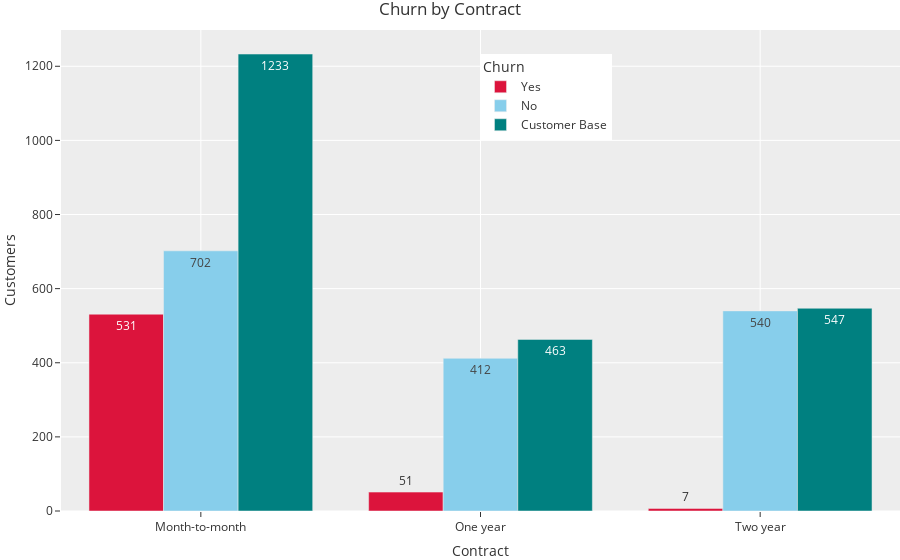

Notebook code cell kept with this figure:
### Code cell
colors = ['crimson','skyblue','teal']
contract_barchart=px.bar(contract_attrition_df,x='Contract',y='Customers',color='Churn',text='Customers',color_discrete_sequence=colors,barmode="group",title='Churn by Contract')
contract_barchart.update_layout(legend=dict(yanchor="top",y=0.95,xanchor="left",x=0.50),autosize=True,margin=dict(t=30,b=0,l=0,r=0)) #use barmode='stack' when stacking,

### Figure 1 — Plotly figure (JSON) as saved in the notebook; plotly's stock layout.template omitted (floating-point values rounded to 4 significant figures)
{"data": [{"alignmentgroup": "True", "hovertemplate": "Churn=Yes<br>Contract=%{x}<br>Customers=%{text}<extra></extra>", "legendgroup": "Yes", "marker": {"color": "crimson"}, "name": "Yes", "offsetgroup": "Yes", "orientation": "v", "showlegend": true, "text": [531, 51, 7], "textposition": "auto", "type": "bar", "x": ["Month-to-month", "One year", "Two year"], "xaxis": "x", "y": [531, 51, 7], "yaxis": "y"}, {"alignmentgroup": "True", "hovertemplate": "Churn=No<br>Contract=%{x}<br>Customers=%{text}<extra></extra>", "legendgroup": "No", "marker": {"color": "skyblue"}, "name": "No", "offsetgroup": "No", "orientation": "v", "showlegend": true, "text": [702, 412, 540], "textposition": "auto", "type": "bar", "x": ["Month-to-month", "One year", "Two year"], "xaxis": "x", "y": [702, 412, 540], "yaxis": "y"}, {"alignmentgroup": "True", "hovertemplate": "Churn=Customer Base<br>Contract=%{x}<br>Customers=%{text}<extra></extra>", "legendgroup": "Customer Base", "marker": {"color": "teal"}, "name": "Customer Base", "offsetgroup": "Customer Base", "orientation": "v", "showlegend": true, "text": [1233, 463, 547], "textposition": "auto", "type": "bar", "x": ["Month-to-month", "One year", "Two year"], "xaxis": "x", "y": [1233, 463, 547], "yaxis": "y"}], "layout": {"autosize": true, "barmode": "group", "legend": {"title": {"text": "Churn"}, "tracegroupgap": 0, "x": 0.5, "xanchor": "left", "y": 0.95, "yanchor": "top"}, "margin": {"b": 0, "l": 0, "r": 0, "t": 30}, "title": {"text": "Churn by Contract"}, "xaxis": {"anchor": "y", "domain": [0, 1], "title": {"text": "Contract"}}, "yaxis": {"anchor": "x", "domain": [0, 1], "title": {"text": "Customers"}}}}
